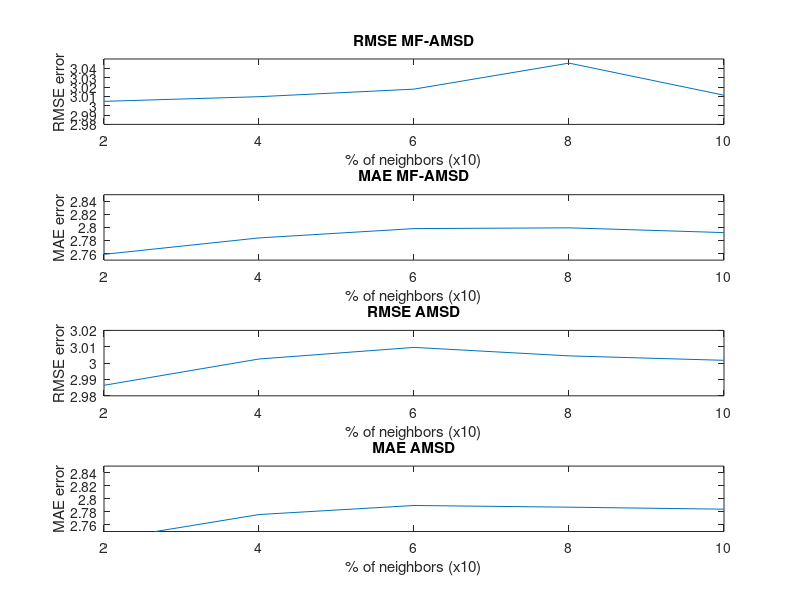

The MATLAB source for this figure:
function amsd_graph
    Y = xlsread('finalamsd.csv');
    Z = xlsread('finalamsdval.csv');
    cols = [1,3,5,7,9,11];
    prune = Y(:,cols);
    prune = prune.^2;
    prune = prune.*Z;
    prune = sum(prune,2);
    prune = prune./sum(Z,2);
    prune = sqrt(prune);
    cols=cols+1;
    prune1 = Y(:,cols);
    prune1 = prune1.*Z;
    prune1 = sum(prune1,2);
    prune1 = prune1./sum(Z,2);
    row=1;
    prune=prune*row;
    prune1=prune1*row;
    display(prune);
    display(prune1);
    figure
    subplot(4,1,1);
    ind = [2,4,6,8,10];
    plot(ind,prune);
    title('RMSE MF-AMSD');
    xlabel('% of neighbors (x10)');
    ylabel('RMSE error');
    axis([2 10 2.98 3.05]);
    subplot(4,1,2);
    plot(ind,prune1);
    title('MAE MF-AMSD');
    xlabel('% of neighbors (x10)');
    ylabel('MAE error');
    axis([2 10 2.75 2.85]);
    
    Y = xlsread('finalamsdnomf.csv');
    Z = xlsread('finalamsdnomfval.csv');
    cols = [1,3,5,7,9,11];
    prune = Y(:,cols);
    prune = prune.^2;
    prune = prune.*Z;
    prune = sum(prune,2);
    prune = prune./sum(Z,2);
    prune = sqrt(prune);
    cols=cols+1;
    prune1 = Y(:,cols);
    prune1 = prune1.*Z;
    prune1 = sum(prune1,2);
    prune1 = prune1./sum(Z,2);
    display(prune);
    display(prune1);
    subplot(4,1,3);
    ind = [2,4,6,8,10];
    plot(ind,prune);
    title('RMSE AMSD');
    xlabel('% of neighbors (x10)');
    ylabel('RMSE error');
    axis([2 10 2.98 3.02]);
    subplot(4,1,4);
    plot(ind,prune1);
    title('MAE AMSD');
    xlabel('% of neighbors (x10)');
    ylabel('MAE error');
    axis([2 10 2.75 2.85]);
    
end           